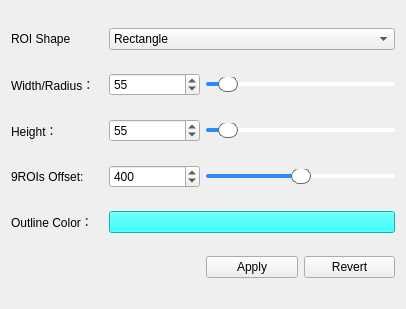
<?xml version="1.0" encoding="UTF-8"?>
<ui version="4.0">
 <class>ROISetting</class>
 <widget class="QWidget" name="ROISetting">
  <property name="geometry">
   <rect>
    <x>0</x>
    <y>0</y>
    <width>406</width>
    <height>309</height>
   </rect>
  </property>
  <property name="windowTitle">
   <string>RoiSetting</string>
  </property>
  <layout class="QGridLayout" name="gridLayout">
   <item row="2" column="2" colspan="2">
    <widget class="QSlider" name="height_slider">
     <property name="styleSheet">
      <string notr="true">QSlider::groove:horizontal{border: 0px solid #ff0000;height:4px;}
QSlider::sub-page:horizontal{background: #2F89FC;border-radius: 2px;}
QSlider::add-page:horizontal{background: #FFFFFF;border-radius: 2px;}
QSlider::handle:horizontal{background:#FFFFFF;border: 1px solid #666666;border-radius:8px;width:18px;height:18px;margin-top:-6px;margin-bottom: -6px;}</string>
     </property>
     <property name="maximum">
      <number>800</number>
     </property>
     <property name="value">
      <number>55</number>
     </property>
     <property name="orientation">
      <enum>Qt::Horizontal</enum>
     </property>
    </widget>
   </item>
   <item row="3" column="0">
    <widget class="QLabel" name="label_4">
     <property name="text">
      <string>9ROIs Offset:</string>
     </property>
    </widget>
   </item>
   <item row="3" column="1">
    <widget class="QSpinBox" name="offset_spin">
     <property name="maximum">
      <number>800</number>
     </property>
     <property name="value">
      <number>400</number>
     </property>
    </widget>
   </item>
   <item row="1" column="2" colspan="2">
    <widget class="QSlider" name="width_slider">
     <property name="styleSheet">
      <string notr="true">QSlider::groove:horizontal{border: 0px solid #ff0000;height:4px;}
QSlider::sub-page:horizontal{background: #2F89FC;border-radius: 2px;}
QSlider::add-page:horizontal{background: #FFFFFF;border-radius: 2px;}
QSlider::handle:horizontal{background:#FFFFFF;border: 1px solid #666666;border-radius:8px;width:18px;height:18px;margin-top:-6px;margin-bottom: -6px;}</string>
     </property>
     <property name="maximum">
      <number>800</number>
     </property>
     <property name="value">
      <number>55</number>
     </property>
     <property name="orientation">
      <enum>Qt::Horizontal</enum>
     </property>
    </widget>
   </item>
   <item row="1" column="0">
    <widget class="QLabel" name="label">
     <property name="text">
      <string>Width/Radius：</string>
     </property>
    </widget>
   </item>
   <item row="3" column="2" colspan="2">
    <widget class="QSlider" name="offset_slider">
     <property name="styleSheet">
      <string notr="true">QSlider::groove:horizontal{border: 0px solid #ff0000;height:4px;}
QSlider::sub-page:horizontal{background: #2F89FC;border-radius: 2px;}
QSlider::add-page:horizontal{background: #FFFFFF;border-radius: 2px;}
QSlider::handle:horizontal{background:#FFFFFF;border: 1px solid #666666;border-radius:8px;width:18px;height:18px;margin-top:-6px;margin-bottom: -6px;}</string>
     </property>
     <property name="maximum">
      <number>800</number>
     </property>
     <property name="value">
      <number>400</number>
     </property>
     <property name="sliderPosition">
      <number>400</number>
     </property>
     <property name="orientation">
      <enum>Qt::Horizontal</enum>
     </property>
    </widget>
   </item>
   <item row="2" column="0">
    <widget class="QLabel" name="label_2">
     <property name="text">
      <string>Height：</string>
     </property>
    </widget>
   </item>
   <item row="5" column="0">
    <widget class="QLabel" name="label_3">
     <property name="text">
      <string>Outline Color：</string>
     </property>
    </widget>
   </item>
   <item row="6" column="3">
    <widget class="QPushButton" name="revertbtn">
     <property name="text">
      <string>Revert</string>
     </property>
    </widget>
   </item>
   <item row="6" column="2">
    <widget class="QPushButton" name="applybtn">
     <property name="text">
      <string>Apply</string>
     </property>
    </widget>
   </item>
   <item row="1" column="1">
    <widget class="QSpinBox" name="width_spin">
     <property name="maximum">
      <number>800</number>
     </property>
     <property name="value">
      <number>55</number>
     </property>
    </widget>
   </item>
   <item row="5" column="1" colspan="3">
    <widget class="QPushButton" name="colorbtn">
     <property name="styleSheet">
      <string notr="true">QPushButton{background-color:rgb(0,255,255);}</string>
     </property>
     <property name="text">
      <string/>
     </property>
    </widget>
   </item>
   <item row="2" column="1">
    <widget class="QSpinBox" name="height_spin">
     <property name="maximum">
      <number>800</number>
     </property>
     <property name="value">
      <number>55</number>
     </property>
    </widget>
   </item>
   <item row="0" column="0">
    <widget class="QLabel" name="label_5">
     <property name="text">
      <string>ROI Shape</string>
     </property>
    </widget>
   </item>
   <item row="0" column="1" colspan="3">
    <widget class="QComboBox" name="shapecBox">
     <item>
      <property name="text">
       <string>Rectangle</string>
      </property>
     </item>
     <item>
      <property name="text">
       <string>Circle</string>
      </property>
     </item>
     <item>
      <property name="text">
       <string>Ellipse</string>
      </property>
     </item>
    </widget>
   </item>
  </layout>
 </widget>
 <resources/>
 <connections/>
</ui>
